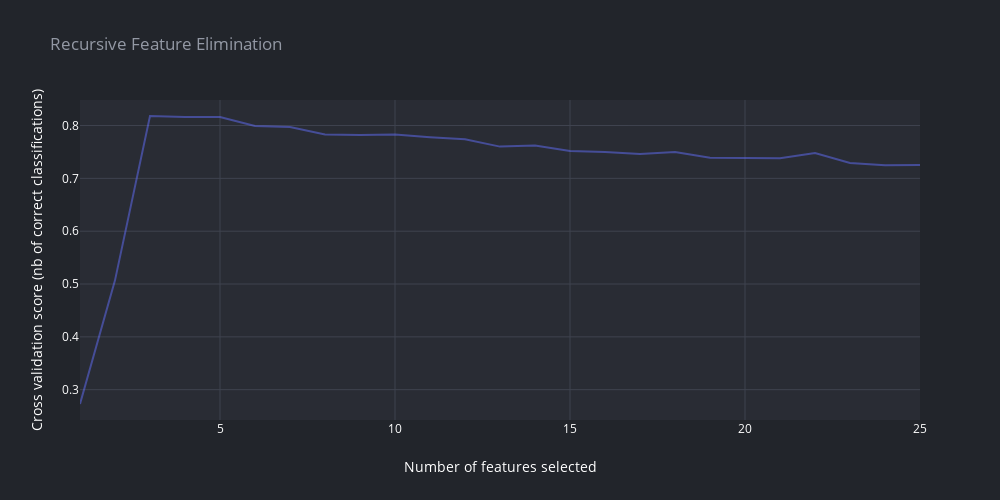

Notebook code for this chart:
### Markdown cell above
# Recursive Feature Elimination with Cross Validation

Feature ranking with recursive feature elimination and cross-validated selection of the best number of features.

Class: REFVC

### Code cell
import numpy as np
from sklearn.svm import SVC
from sklearn.model_selection import StratifiedKFold
from sklearn.feature_selection import RFECV
from sklearn.datasets import make_classification, load_boston

# Build a classification task using 3 informative features
X, y = make_classification(n_samples=1000, n_features=25, n_informative=3,
                           n_redundant=2, n_repeated=0, n_classes=8,
                           n_clusters_per_class=1, random_state=0)

# Create the RFE object and compute a cross-validated score.
svc = SVC(kernel="linear")
# The "accuracy" scoring is proportional to the number of correct
# classifications
rfecv = RFECV(estimator=svc, step=1, cv=StratifiedKFold(2),
              scoring='accuracy')
rfecv.fit(X, y)

print("Optimal number of features : %d" % rfecv.n_features_)
%matplotlib inline

p = scatter(np.arange(0, len(rfecv.grid_scores_))+1, rfecv.grid_scores_, '', mode='lines')
fig = go.Figure([p])
render(fig, 
       'Recursive Feature Elimination', 
       x_axis_title='Number of features selected', 
       y_axis_title='Cross validation score (nb of correct classifications)', 
       showlegend=False,
       width=1000,
       height=500
      )

### Figure 1 — Plotly figure (JSON) as saved in the notebook; plotly's stock layout.template omitted (floating-point values rounded to 4 significant figures)
{"data": [{"marker": {"size": 3}, "mode": "lines", "name": "", "opacity": 0.5, "type": "scatter", "x": [1, 2, 3, 4, 5, 6, 7, 8, 9, 10, 11, 12, 13, 14, 15, 16, 17, 18, 19, 20, 21, 22, 23, 24, 25], "y": [0.2729, 0.507, 0.818, 0.8161, 0.8161, 0.7991, 0.797, 0.783, 0.782, 0.783, 0.778, 0.7741, 0.7601, 0.762, 0.752, 0.75, 0.746, 0.75, 0.7391, 0.739, 0.738, 0.748, 0.7291, 0.725, 0.7251]}], "layout": {"barmode": "stack", "height": 500, "legend": {"font": {"color": "#ffffff"}}, "paper_bgcolor": "#22252B", "plot_bgcolor": "#292C34", "showlegend": false, "title": {"font": {"color": "#9398A4"}, "text": "Recursive Feature Elimination"}, "width": 1000, "xaxis": {"autorange": true, "gridcolor": "#3F434F", "range": [1, 25], "tickfont": {"color": "#ffffff"}, "title": {"font": {"color": "#ffffff"}, "text": "Number of features selected"}, "type": "linear", "zeroline": false}, "yaxis": {"autorange": true, "gridcolor": "#3F434F", "range": [0.2426, 0.8483], "tickfont": {"color": "#ffffff"}, "title": {"font": {"color": "#ffffff"}, "text": "Cross validation score (nb of correct classifications)"}, "type": "linear", "zeroline": false}}}
